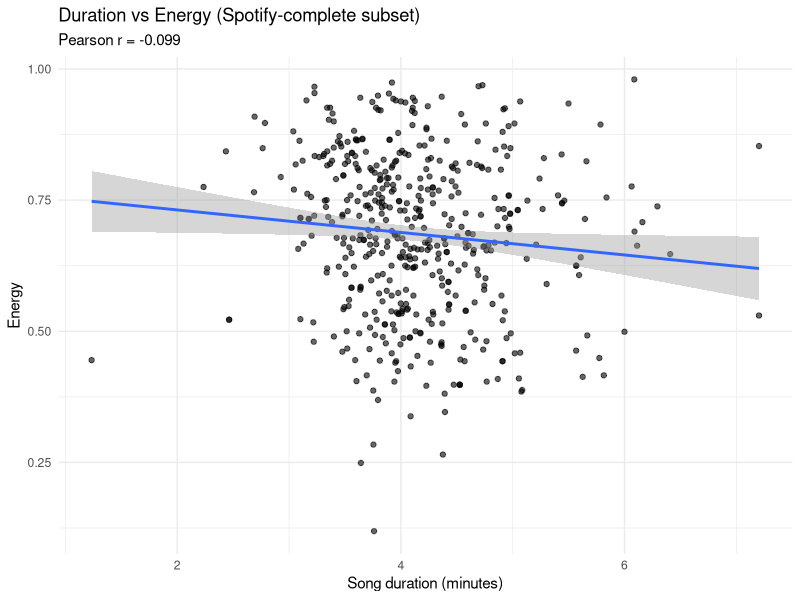
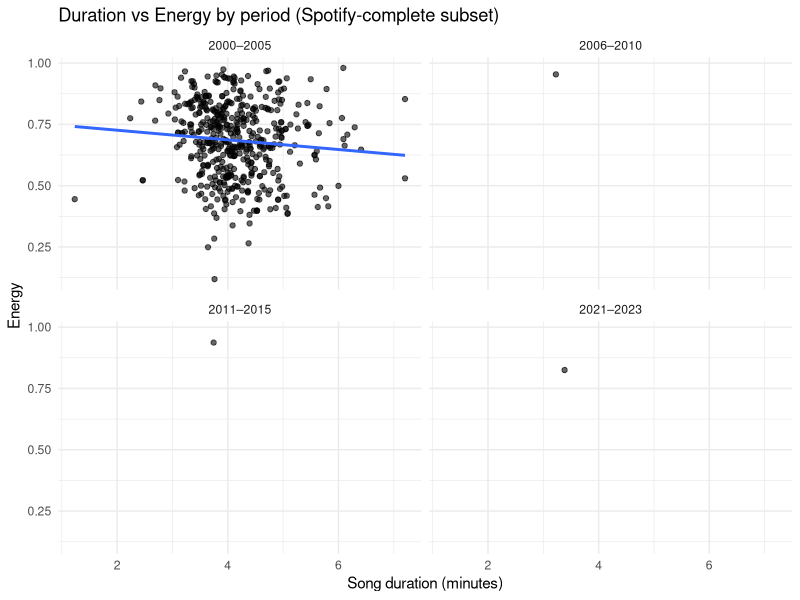
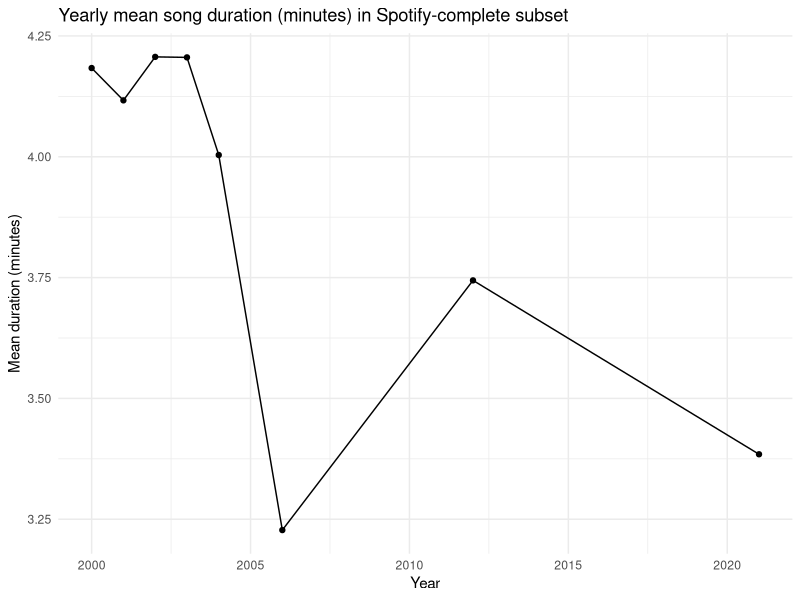

The R script that drew these images, in order:
# ==========================================
# 03_rq2_duration_energy.R
# RQ2: Duration vs Energy analysis
# ==========================================

# ---- Packages ----
pkgs <- c("tidyverse", "here")
to_install <- pkgs[!pkgs %in% installed.packages()[, "Package"]]
if (length(to_install) > 0) install.packages(to_install)

library(tidyverse)
library(here)

dir.create(here("outputs/figures"), recursive = TRUE, showWarnings = FALSE)
dir.create(here("outputs/tables"),  recursive = TRUE, showWarnings = FALSE)

# ---- Load clustered Spotify dataset (includes audio vars) ----
df_spotify <- readr::read_csv(here("outputs/tables/rq1_clustered_df_spotify.csv"), show_col_types = FALSE)

# Duration in minutes
df_spotify <- df_spotify %>%
  mutate(duration_min = duration_ms / 60000)

# ---- Overall correlation ----
cor_overall <- cor(df_spotify$duration_min, df_spotify$energy, use = "complete.obs")
cat("Overall correlation (duration_min vs energy):", cor_overall, "\n")

write_csv(tibble(correlation = cor_overall),
          here("outputs/tables/rq2_duration_energy_correlation_overall.csv"))

# ---- Scatter plot (overall) ----
p_rq2_all <- ggplot(df_spotify, aes(duration_min, energy)) +
  geom_point(alpha = 0.6) +
  geom_smooth(method = "lm", se = TRUE) +
  theme_minimal() +
  labs(
    title = "Duration vs Energy (Spotify-complete subset)",
    subtitle = paste0("Pearson r = ", round(cor_overall, 3)),
    x = "Song duration (minutes)",
    y = "Energy"
  )

ggsave(here("outputs/figures/rq2_duration_energy_scatter_all.png"),
       p_rq2_all, width = 8, height = 5.5, dpi = 300)

# ---- Period analysis (will show the data sparsity clearly) ----
df_spotify <- df_spotify %>%
  mutate(
    period = case_when(
      year >= 2000 & year <= 2005 ~ "2000–2005",
      year >= 2006 & year <= 2010 ~ "2006–2010",
      year >= 2011 & year <= 2015 ~ "2011–2015",
      year >= 2016 & year <= 2020 ~ "2016–2020",
      year >= 2021 & year <= 2023 ~ "2021–2023",
      TRUE ~ "Other"
    ),
    period = factor(period, levels = c("2000–2005","2006–2010","2011–2015","2016–2020","2021–2023"))
  )

cor_by_period <- df_spotify %>%
  group_by(period) %>%
  summarise(
    n = n(),
    correlation = ifelse(sd(duration_min, na.rm = TRUE) == 0 | sd(energy, na.rm = TRUE) == 0,
                         NA_real_,
                         cor(duration_min, energy, use = "complete.obs")),
    .groups = "drop"
  )

write_csv(cor_by_period,
          here("outputs/tables/rq2_duration_energy_correlation_by_period.csv"))

# Faceted scatter by period
p_rq2_facet <- ggplot(df_spotify, aes(duration_min, energy)) +
  geom_point(alpha = 0.6) +
  geom_smooth(method = "lm", se = FALSE) +
  facet_wrap(~ period) +
  theme_minimal() +
  labs(
    title = "Duration vs Energy by period (Spotify-complete subset)",
    x = "Song duration (minutes)",
    y = "Energy"
  )

ggsave(here("outputs/figures/rq2_duration_energy_scatter_by_period.png"),
       p_rq2_facet, width = 10, height = 6, dpi = 300)

# ---- Yearly trends (means) ----
yearly_trends <- df_spotify %>%
  group_by(year) %>%
  summarise(
    n = n(),
    mean_duration_min = mean(duration_min, na.rm = TRUE),
    mean_energy = mean(energy, na.rm = TRUE),
    .groups = "drop"
  ) %>%
  arrange(year)

write_csv(yearly_trends,
          here("outputs/tables/rq2_yearly_trends_duration_energy.csv"))

p_trends <- ggplot(yearly_trends, aes(x = year)) +
  geom_line(aes(y = mean_duration_min, group = 1)) +
  geom_point(aes(y = mean_duration_min)) +
  theme_minimal() +
  labs(
    title = "Yearly mean song duration (minutes) in Spotify-complete subset",
    x = "Year", y = "Mean duration (minutes)"
  )

ggsave(here("outputs/figures/rq2_yearly_trends_duration_energy.png"),
       p_trends, width = 8, height = 5, dpi = 300)

cat("\n03_rq2_duration_energy.R complete.\n")
